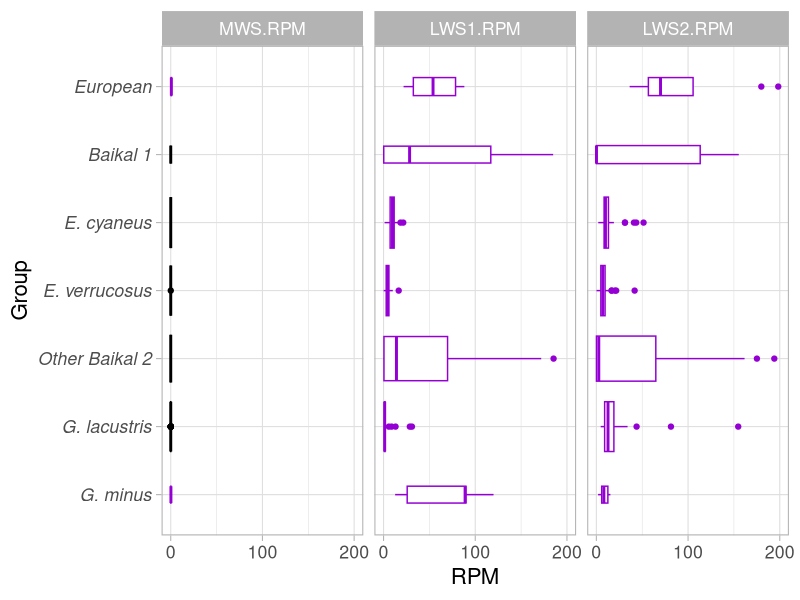
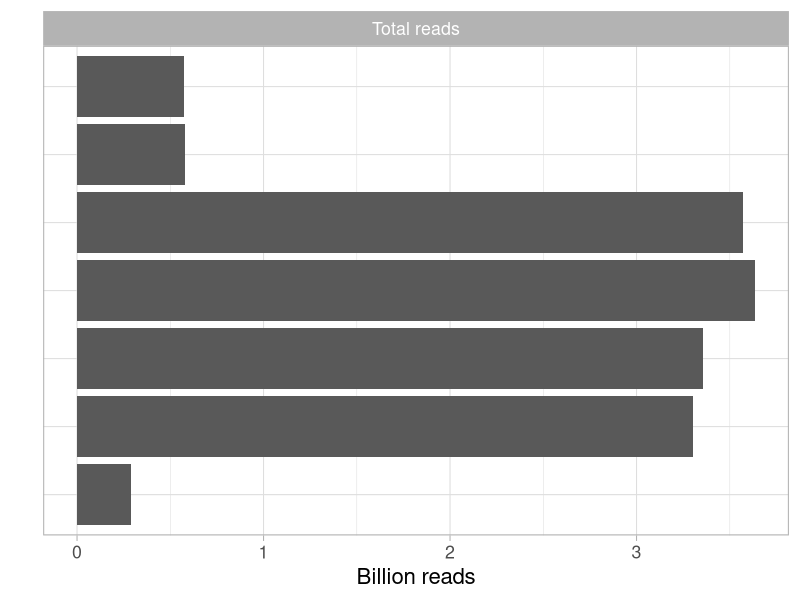
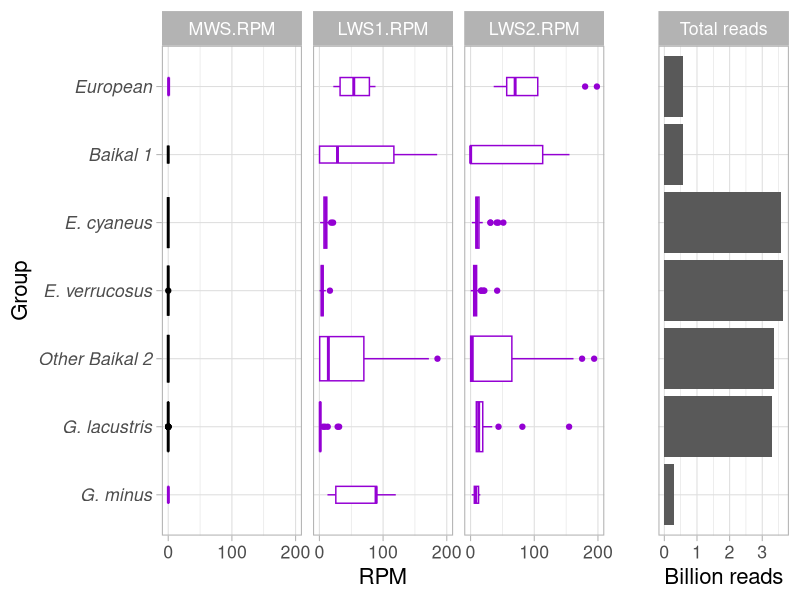
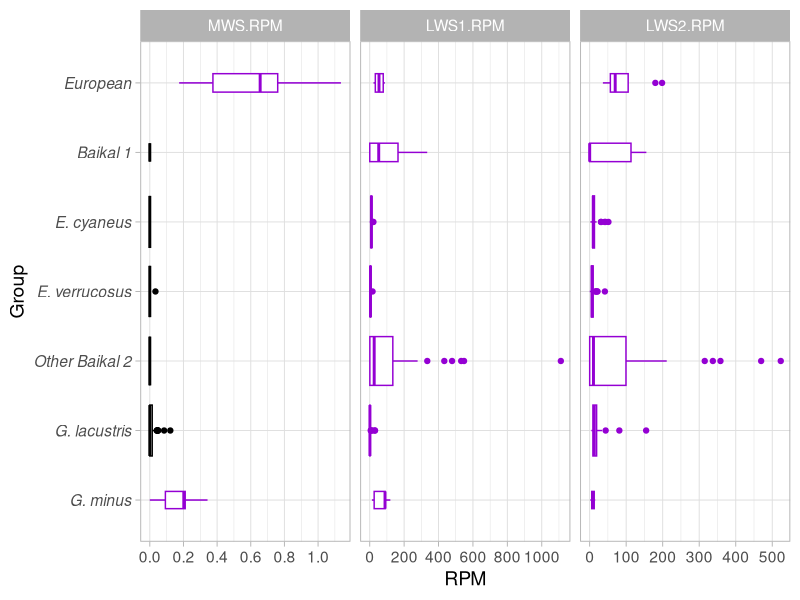
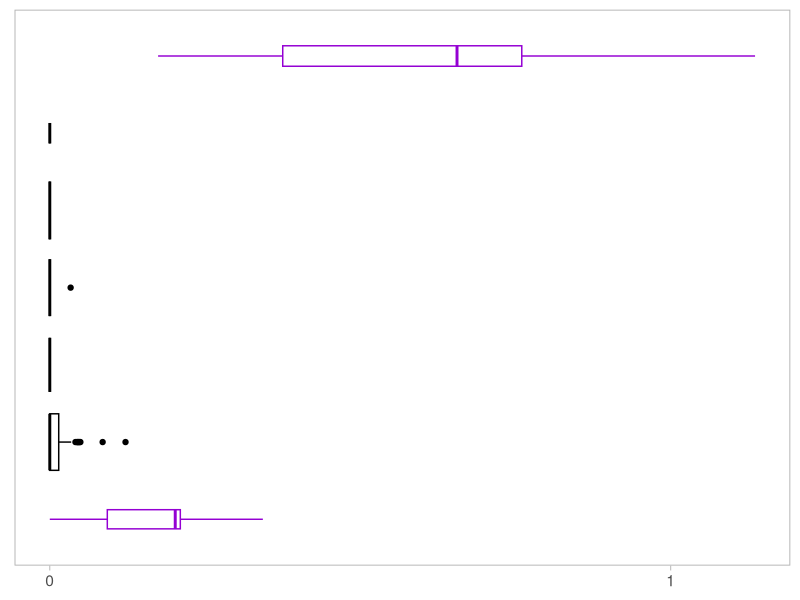
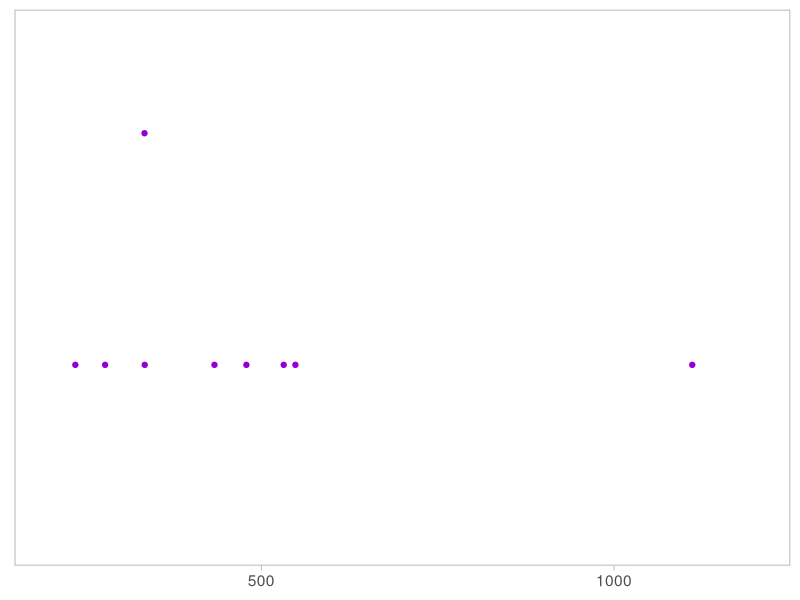
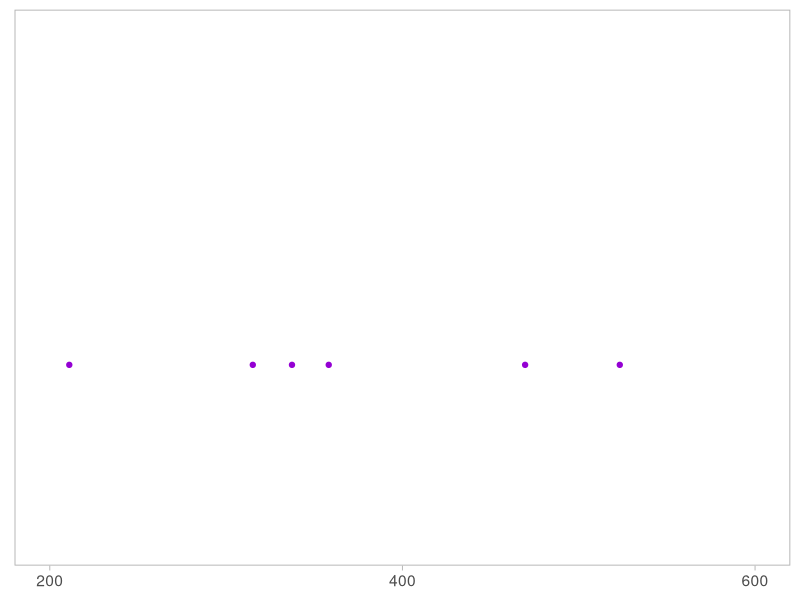
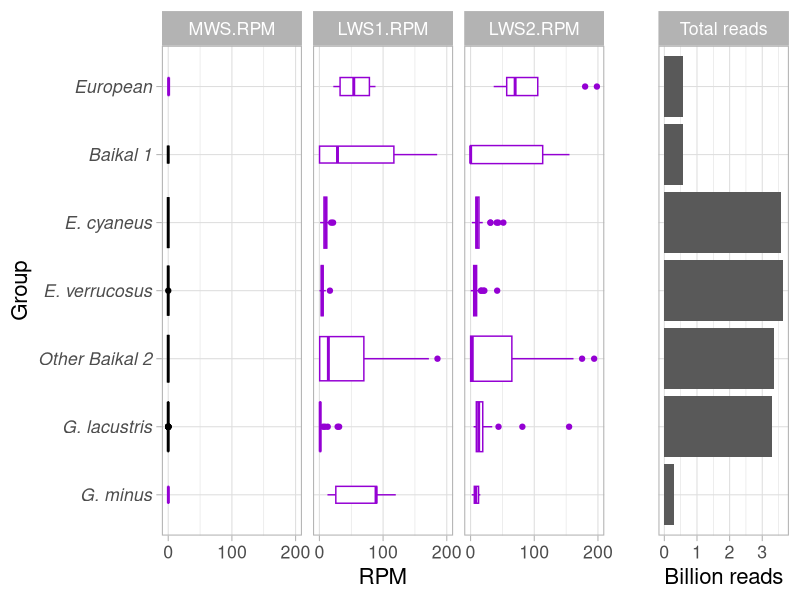

These figures' R source, in order:
library(reshape2)
library(scales)
library(ggplot2)
library(ggbeeswarm)

## data input (it's Table S2)
aln.data <- read.csv("alignment_to_Gpu_Gammaridae.csv")

aln.data <- droplevels(aln.data[aln.data$Include.to.main.fig,])

# sum(aln.data[aln.data$Species == "Eulimnogammarus cyaneus", "M.Seqs"])
# sum(aln.data[aln.data$Species == "Eulimnogammarus verrucosus", "M.Seqs"])
# sum(aln.data[aln.data$Species == "Gammarus lacustris", "M.Seqs"])
# 
# sum(aln.data[aln.data$Species == "Gammarus pulex", "M.Seqs"])


# species <- read.csv("../species_tree/metadata.csv")[, "Species"]
# species <- gsub("_", " ", species)
# species <- c(species, "Eulimnogammarus verrucosus")


aln.data.show <- melt(aln.data[, c("Group", "M.Seqs", "MWS.RPM", "LWS1.RPM", "LWS2.RPM")],
                      variable.name = "opstype", value.name = "RPM", id.vars = c("Group", "M.Seqs"))



# aln.data.show <- melt(aln.data[aln.data$Species %in% species, c("Species", "MWS.RPM", "LWS.RPM")],
#                        variable.name = "opstype", value.name = "RPM")

#aln.data.show <- aln.data.show[aln.data.show$Species %in% ]

# ggplot(aln.data.show) +
#   geom_boxplot(aes(y = RPM, x = Species), varwidth = T) +
#   geom_point(aes(y = RPM, x = Species), size = .1) +
#   #geom_beeswarm(aes(y = RPM, x = Species)) + 
#   coord_flip() + 
#   facet_wrap( ~ opstype, scales = "free_x") +
#   theme_light(base_size = 24)

#aggregate(aln.data.show, by = list("Group"), FUN = "median")

# ggplot(aln.data.show) +
#   facet_wrap( ~ opstype, scales = "free_x") +
#    geom_boxplot(aes(y = RPM, x = Group, color = median(RPM) > 0), varwidth = T) +
#    #geom_jitter(aes(y = RPM, x = Group), size = .4, width = .3) +
#    #geom_beeswarm(aes(y = RPM, x = Group), size = .1) + 
#    coord_flip() + 
#    theme_light(base_size = 16) #+
# #  stat_summary(fun=sum, colour="darkred", geom="point", shape=18, size=3,show.legend =FALSE)
# #  scale_colour_manual(name = 'median > 0', values = setNames(c('red','green'),c(T, F)))
 
##todo: READS OR READ PAIRS?

# library(dplyr)
# aln.data.g <- group_by(aln.data, Group)
# aln.data.g.s <- summarize(aln.data.g, MWS.RPM = median(MWS.RPM), LWS1.RPM  = median(LWS1.RPM), LWS2.RPM = median(LWS2.RPM))#, nreads = sum(M.Seqs))
# aln.data.gsm <- melt(aln.data.g.s, variable.name = "opstype", value.name = "RPM")

# ggplot(aln.data.show) +
#    facet_wrap( ~ opstype, scales = "free_x") +
#    geom_boxplot(aes(y = RPM, x = Group, color = ifelse(median(aln.data.gsm$RPM) > 0, "black", "red")), varwidth = T) +
#    #geom_jitter(aes(y = RPM, x = Group), size = .4, width = .3) +
#    #geom_beeswarm(aes(y = RPM, x = Group), size = .1) + 
#    coord_flip() + 
#    theme_light(base_size = 16) #+
# 
# 
# 
# mtcars%>%
#    group_by(cyl)%>%
#    mutate(mean_cyl=mean(mpg))#%>%
# #   ggplot(aes(factor(cyl),mpg))+geom_boxplot(aes(fill=mean_cyl))+scale_fill_gradient(low="blue",high = "red")

library(dplyr)

aln.data.show2 <- aln.data.show %>% group_by(Group, opstype) %>% mutate(median = median(RPM)) 

aln.data.show2$Group <- factor(aln.data.show2$Group, levels = c("European", "Baikal 1", "E. cyaneus", "E. verrucosus", "Other Baikal 2",
                                                                "G. lacustris", "G. minus"))


p1 <- 
ggplot(aln.data.show2) +
   facet_wrap( ~ opstype, scales = "fixed") +
   geom_boxplot(aes(y = RPM, x = Group, color = median > 0), varwidth = T) +
   scale_color_manual(values = c("black", "darkviolet"), guide = F) +
   #geom_jitter(aes(y = RPM, x = Group), size = .4, width = .3) +
   #geom_beeswarm(aes(y = RPM, x = Group), size = .1) + 
   coord_flip() + 
   theme_light(base_size = 16) +
   scale_x_discrete(limits = rev(levels(aln.data.show2$Group))) +
   scale_y_continuous(breaks = breaks_pretty(n = 3), limits = c(0, 200)) + 
   theme(axis.text.y=element_text(face = "italic"))
p1


##aln.data.sum <- aln.data %>% group_by(Group) %>% mutate(sum = sum(M.Seqs)) 
aln.data.sum <- aln.data %>% group_by(Group) %>% summarise(sum = sum(M.Seqs)) 
aln.data.sum$dummyfacet <- "Total reads"
##sanity check 
#sum(aln.data[aln.data$Group == "E. cyaneus", "M.Seqs"])


p2 <- ggplot(aln.data.sum) +
   geom_bar(aes(x=Group, y=sum/1000*2), stat="identity") +
   coord_flip() + 
   ylab('Billion reads') + xlab('') +
   theme_light(base_size = 16) +
   facet_wrap(~ dummyfacet) +
   scale_x_discrete(limits = rev(levels(aln.data.show2$Group))) +
   theme(axis.text.y = element_blank(), axis.ticks.y = element_blank())
##better re-check it
p2   


sum(aln.data[aln.data$Group == "Other Baikal 2", "M.Seqs"])/1000*2
sum(aln.data[aln.data$Group == "Baikal 1", "M.Seqs"])/1000*2

table(aln.data[aln.data$Group == "G. lacustris", "MWS"] == 0)

library(ggpubr)
ggarrange(p1, p2, widths = c(1, .3))

ggsave("alignment_results_scaled.svg", width = 8, height = 4)
#ggsave("alignment_results.png", width = 8, height = 4)


##

 p3 <- 
    ggplot(aln.data.show2) +
    facet_wrap( ~ opstype, scales = "free_x") +
    geom_boxplot(aes(y = RPM, x = Group, color = median > 0), varwidth = T) +
    scale_color_manual(values = c("black", "darkviolet"), guide = F) +
    #geom_jitter(aes(y = RPM, x = Group), size = .4, width = .3) +
    #geom_beeswarm(aes(y = RPM, x = Group), size = .1) + 
    coord_flip() + 
    theme_light(base_size = 14) +
    scale_x_discrete(limits = rev(levels(aln.data.show2$Group))) +
    scale_y_continuous(breaks = breaks_pretty(n = 8)) + 
    theme(axis.text.y=element_text(face = "italic"))
 p3
# 
# ggsave("alignment_results_inserts.svg", width = 6, height = 3)


## inserts one-by-one!

insMWS <- 
   ggplot(aln.data.show2[aln.data.show2$opstype == "MWS.RPM",]) +
#   facet_wrap( ~ opstype, scales = "free_x") +
   geom_boxplot(aes(y = RPM, x = Group, color = median > 0), varwidth = T) +
   scale_color_manual(values = c("black", "darkviolet"), guide = F) +
   #geom_jitter(aes(y = RPM, x = Group), size = .4, width = .3) +
   #geom_beeswarm(aes(y = RPM, x = Group), size = .1) + 
   coord_flip() + 
   theme_light(base_size = 14) +
   scale_x_discrete(limits = rev(levels(aln.data.show2$Group))) +
   scale_y_continuous(breaks = breaks_pretty(n = 1)) + 
   theme(axis.text.y=element_blank(), axis.title = element_blank(), panel.grid.major = element_blank(), panel.grid.minor = element_blank(),
         axis.ticks.y = element_blank())
insMWS

insLWS1 <- 
      ggplot(aln.data.show2[aln.data.show2$opstype == "LWS1.RPM",]) +
      geom_point(aes(y = RPM, x = Group, color = ifelse(median > 0, "darkviolet", "black")))  + 
#      facet_wrap( ~ opstype, scales = "free_x") +
#      geom_boxplot(aes(y = RPM, x = Group, color = ifelse(median > 0, "darkviolet", "black")), varwidth = T) +
      scale_color_manual(values = c("darkviolet", "black"), guide = F) +
      #geom_jitter(aes(y = RPM, x = Group), size = .4, width = .3) +
      #geom_beeswarm(aes(y = RPM, x = Group), size = .1) + 
      coord_flip() + 
      theme_light(base_size = 14) +
      scale_x_discrete(limits = rev(levels(aln.data.show2$Group))) +
      scale_y_continuous(breaks = breaks_pretty(n = 2), limits = c(200, 1200)) + 
      theme(axis.text.y=element_blank(), axis.title = element_blank(), panel.grid.major = element_blank(), panel.grid.minor = element_blank(),
            axis.ticks.y = element_blank())
insLWS1   


insLWS2 <- 
   ggplot(aln.data.show2[aln.data.show2$opstype == "LWS2.RPM",]) +
   geom_point(aes(y = RPM, x = Group, color = ifelse(median > 0, "darkviolet", "black")))  + 
   #      facet_wrap( ~ opstype, scales = "free_x") +
   #      geom_boxplot(aes(y = RPM, x = Group, color = ifelse(median > 0, "darkviolet", "black")), varwidth = T) +
   scale_color_manual(values = c("darkviolet", "black"), guide = F) +
   #geom_jitter(aes(y = RPM, x = Group), size = .4, width = .3) +
   #geom_beeswarm(aes(y = RPM, x = Group), size = .1) + 
   coord_flip() + 
   theme_light(base_size = 14) +
   scale_x_discrete(limits = rev(levels(aln.data.show2$Group))) +
   scale_y_continuous(breaks = breaks_pretty(n = 2), limits = c(200, 600)) + 
   theme(axis.text.y=element_blank(), axis.title = element_blank(), panel.grid.major = element_blank(), panel.grid.minor = element_blank(),
         axis.ticks.y = element_blank())
insLWS2   



ggarrange(p1, p2, widths = c(1, .3))
ggsave("alignment_results_scaled.svg", width = 8, height = 4)
ggarrange(insMWS, insLWS1, insLWS2, nrow = 1) #, width = c(.3, .3, .3))
ggsave("alignment_results_inserts.svg", width = 3, height = 3.3)

